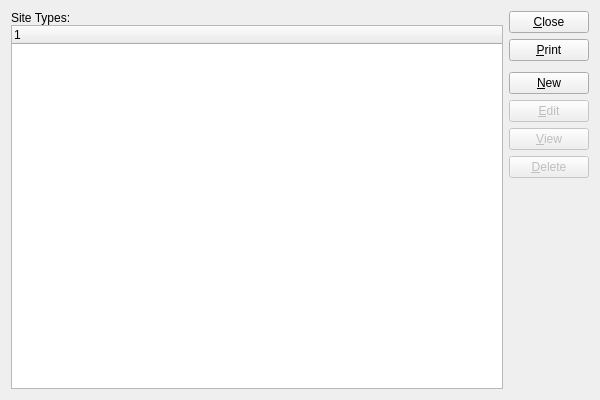
<?xml version="1.0" encoding="UTF-8"?>
<ui version="4.0">
 <comment>This file is part of the xTuple ERP: PostBooks Edition, a free and
open source Enterprise Resource Planning software suite,
Copyright (c) 1999-2018 by OpenMFG LLC, d/b/a xTuple.
It is licensed to you under the Common Public Attribution License
version 1.0, the full text of which (including xTuple-specific Exhibits)
is available at www.xtuple.com/CPAL.  By using this software, you agree
to be bound by its terms.</comment>
 <class>siteTypes</class>
 <widget class="QWidget" name="siteTypes">
  <property name="geometry">
   <rect>
    <x>0</x>
    <y>0</y>
    <width>600</width>
    <height>400</height>
   </rect>
  </property>
  <property name="windowTitle">
   <string>List Site Types</string>
  </property>
  <layout class="QGridLayout" name="gridLayout">
   <item row="0" column="0">
    <layout class="QVBoxLayout">
     <property name="spacing">
      <number>0</number>
     </property>
     <item>
      <widget class="QLabel" name="_sitetypeLit">
       <property name="text">
        <string>Site Types:</string>
       </property>
      </widget>
     </item>
     <item>
      <widget class="XTreeWidget" name="_sitetype"/>
     </item>
    </layout>
   </item>
   <item row="0" column="1">
    <layout class="QVBoxLayout" name="verticalLayout">
     <item>
      <widget class="QPushButton" name="_close">
       <property name="text">
        <string>&amp;Close</string>
       </property>
      </widget>
     </item>
     <item>
      <widget class="QPushButton" name="_print">
       <property name="text">
        <string>&amp;Print</string>
       </property>
      </widget>
     </item>
     <item>
      <spacer name="verticalSpacer">
       <property name="orientation">
        <enum>Qt::Vertical</enum>
       </property>
       <property name="sizeType">
        <enum>QSizePolicy::Preferred</enum>
       </property>
       <property name="sizeHint" stdset="0">
        <size>
         <width>20</width>
         <height>5</height>
        </size>
       </property>
      </spacer>
     </item>
     <item>
      <widget class="QPushButton" name="_new">
       <property name="enabled">
        <bool>true</bool>
       </property>
       <property name="text">
        <string>&amp;New</string>
       </property>
      </widget>
     </item>
     <item>
      <widget class="QPushButton" name="_edit">
       <property name="enabled">
        <bool>false</bool>
       </property>
       <property name="text">
        <string>&amp;Edit</string>
       </property>
      </widget>
     </item>
     <item>
      <widget class="QPushButton" name="_view">
       <property name="enabled">
        <bool>false</bool>
       </property>
       <property name="text">
        <string>&amp;View</string>
       </property>
      </widget>
     </item>
     <item>
      <widget class="QPushButton" name="_delete">
       <property name="enabled">
        <bool>false</bool>
       </property>
       <property name="text">
        <string>&amp;Delete</string>
       </property>
      </widget>
     </item>
     <item>
      <spacer name="Spacer129">
       <property name="orientation">
        <enum>Qt::Vertical</enum>
       </property>
       <property name="sizeType">
        <enum>QSizePolicy::Expanding</enum>
       </property>
       <property name="sizeHint" stdset="0">
        <size>
         <width>20</width>
         <height>20</height>
        </size>
       </property>
      </spacer>
     </item>
    </layout>
   </item>
  </layout>
 </widget>
 <layoutdefault spacing="6" margin="11"/>
 <customwidgets>
  <customwidget>
   <class>XTreeWidget</class>
   <extends>QTreeWidget</extends>
   <header>xtreewidget.h</header>
   <container>1</container>
  </customwidget>
 </customwidgets>
 <tabstops>
  <tabstop>_sitetype</tabstop>
  <tabstop>_new</tabstop>
  <tabstop>_edit</tabstop>
  <tabstop>_view</tabstop>
  <tabstop>_delete</tabstop>
  <tabstop>_print</tabstop>
  <tabstop>_close</tabstop>
 </tabstops>
 <includes>
  <include location="global">parameter.h</include>
 </includes>
 <resources/>
 <connections>
  <connection>
   <sender>_close</sender>
   <signal>clicked()</signal>
   <receiver>siteTypes</receiver>
   <slot>close()</slot>
   <hints>
    <hint type="sourcelabel">
     <x>20</x>
     <y>20</y>
    </hint>
    <hint type="destinationlabel">
     <x>20</x>
     <y>20</y>
    </hint>
   </hints>
  </connection>
  <connection>
   <sender>_sitetype</sender>
   <signal>valid(bool)</signal>
   <receiver>_view</receiver>
   <slot>setEnabled(bool)</slot>
   <hints>
    <hint type="sourcelabel">
     <x>20</x>
     <y>20</y>
    </hint>
    <hint type="destinationlabel">
     <x>20</x>
     <y>20</y>
    </hint>
   </hints>
  </connection>
 </connections>
</ui>
